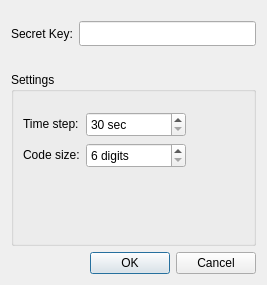
<?xml version="1.0" encoding="UTF-8"?>
<ui version="4.0">
 <class>TOTPCredential</class>
 <widget class="QDialog" name="TOTPCredential">
  <property name="windowModality">
   <enum>Qt::NonModal</enum>
  </property>
  <property name="geometry">
   <rect>
    <x>0</x>
    <y>0</y>
    <width>267</width>
    <height>285</height>
   </rect>
  </property>
  <property name="sizePolicy">
   <sizepolicy hsizetype="Fixed" vsizetype="Fixed">
    <horstretch>0</horstretch>
    <verstretch>0</verstretch>
   </sizepolicy>
  </property>
  <property name="windowTitle">
   <string>TOTP Credential</string>
  </property>
  <layout class="QVBoxLayout" name="verticalLayout_2">
   <item>
    <layout class="QVBoxLayout" name="verticalLayout">
     <item>
      <layout class="QHBoxLayout" name="horizontalLayout">
       <property name="topMargin">
        <number>10</number>
       </property>
       <property name="bottomMargin">
        <number>20</number>
       </property>
       <item>
        <widget class="QLabel" name="labelSecretKey">
         <property name="text">
          <string>Secret Key:</string>
         </property>
        </widget>
       </item>
       <item>
        <widget class="QLineEdit" name="lineEditSecretKey">
         <property name="minimumSize">
          <size>
           <width>0</width>
           <height>25</height>
          </size>
         </property>
        </widget>
       </item>
      </layout>
     </item>
     <item>
      <widget class="QGroupBox" name="groupBoxSettings">
       <property name="title">
        <string>Settings</string>
       </property>
       <layout class="QFormLayout" name="formLayout">
        <property name="topMargin">
         <number>20</number>
        </property>
        <item row="0" column="0">
         <widget class="QLabel" name="labelTimeStep">
          <property name="text">
           <string>Time step:</string>
          </property>
         </widget>
        </item>
        <item row="0" column="1">
         <widget class="QSpinBox" name="spinBoxTimeStep">
          <property name="minimumSize">
           <size>
            <width>0</width>
            <height>25</height>
           </size>
          </property>
          <property name="maximumSize">
           <size>
            <width>100</width>
            <height>16777215</height>
           </size>
          </property>
          <property name="suffix">
           <string> sec</string>
          </property>
          <property name="minimum">
           <number>30</number>
          </property>
          <property name="maximum">
           <number>90</number>
          </property>
          <property name="singleStep">
           <number>30</number>
          </property>
         </widget>
        </item>
        <item row="1" column="0">
         <widget class="QLabel" name="labelCodeSize">
          <property name="text">
           <string>Code size:</string>
          </property>
         </widget>
        </item>
        <item row="1" column="1">
         <widget class="QSpinBox" name="spinBox_2">
          <property name="minimumSize">
           <size>
            <width>0</width>
            <height>25</height>
           </size>
          </property>
          <property name="maximumSize">
           <size>
            <width>100</width>
            <height>16777215</height>
           </size>
          </property>
          <property name="suffix">
           <string> digits</string>
          </property>
          <property name="minimum">
           <number>6</number>
          </property>
          <property name="maximum">
           <number>9</number>
          </property>
         </widget>
        </item>
       </layout>
      </widget>
     </item>
    </layout>
   </item>
   <item>
    <widget class="QDialogButtonBox" name="buttonBox">
     <property name="orientation">
      <enum>Qt::Horizontal</enum>
     </property>
     <property name="standardButtons">
      <set>QDialogButtonBox::Cancel|QDialogButtonBox::Ok</set>
     </property>
    </widget>
   </item>
  </layout>
 </widget>
 <resources/>
 <connections>
  <connection>
   <sender>buttonBox</sender>
   <signal>accepted()</signal>
   <receiver>TOTPCredential</receiver>
   <slot>accept()</slot>
   <hints>
    <hint type="sourcelabel">
     <x>248</x>
     <y>254</y>
    </hint>
    <hint type="destinationlabel">
     <x>157</x>
     <y>274</y>
    </hint>
   </hints>
  </connection>
  <connection>
   <sender>buttonBox</sender>
   <signal>rejected()</signal>
   <receiver>TOTPCredential</receiver>
   <slot>reject()</slot>
   <hints>
    <hint type="sourcelabel">
     <x>316</x>
     <y>260</y>
    </hint>
    <hint type="destinationlabel">
     <x>286</x>
     <y>274</y>
    </hint>
   </hints>
  </connection>
 </connections>
</ui>
